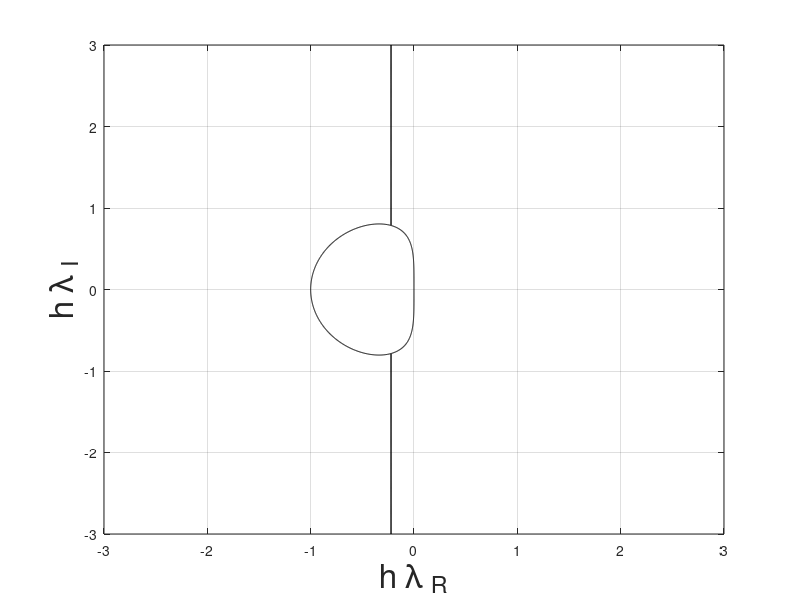
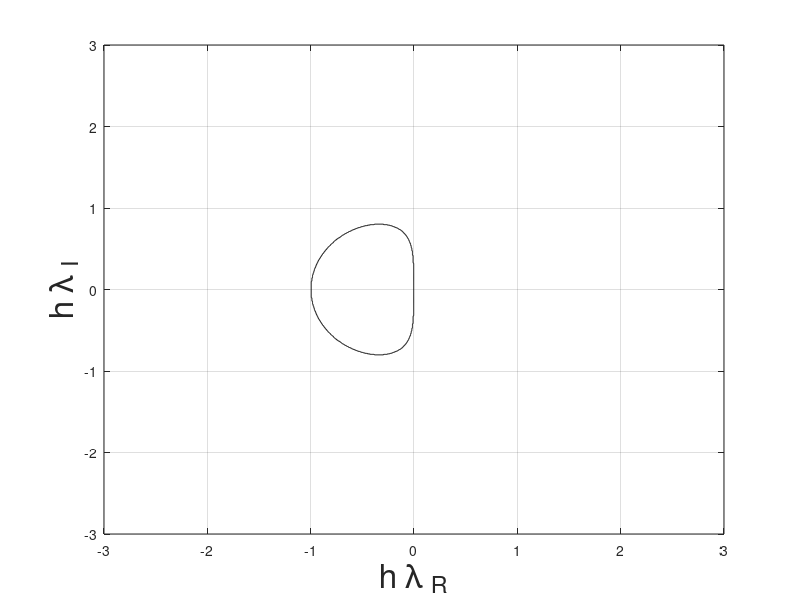

MATLAB code to generate these figures, in order:
% make a contour plot of the stability region of A-B 2nd order

% number of points in x and y
numz = 1000;
numr = 3; % bound of x,y
x = linspace(-numr,numr,numz); % real
y = linspace(-numr,numr,numz); % imag
[xz,yz] = meshgrid(x,y); % make matrices
h = 1; % h just scales the axes
z = xz+1i*yz; % use this for complex math
stable_region1 = abs(0.5.*((1+1.5.*z.*h)+sqrt((1+1.5.*z.*h).^2-2.*z.*h)));
stable_region2 = abs(0.5.*((1+1.5.*z.*h)-sqrt((1+1.5.*z.*h).^2-2.*z.*h)));

% non-vectorized search for the boundary
% could use 'find' in a smart way to vectorize
% but this works
stable_region = zeros(numz);
for i=1:numz
    for j=1:numz
        % check if on the boundary of both
        if stable_region1(i,j) <= 1 && stable_region2(i,j) <= 1
            stable_region(i,j) = 1;
        end
    end
end

% plot the first figure
% looks like that in notes
hf = figure;
contour(xz,yz,stable_region1,[1,1],'k');
hold on;
contour(xz,yz,stable_region2,[1,1],'k');
% set(gca,'XTick',1:(numz/12):numz)
% set(gca,'XTickLabel',x(1:(numz/12):end))
grid on;
xlabel('h \lambda _R','FontSize',24);
ylabel('h \lambda _I','FontSize',24);
saveas(hf,'andy_hw04_prb04_01.png')
% close(hf);

% plot the second figure
% cleaner boundary from search
gf = figure;
contour(xz,yz,stable_region,[1,1],'k');
grid on;
xlabel('h \lambda _R','FontSize',24);
ylabel('h \lambda _I','FontSize',24);
saveas(gf,'andy_hw04_prb04_02.png')
% close(gf);